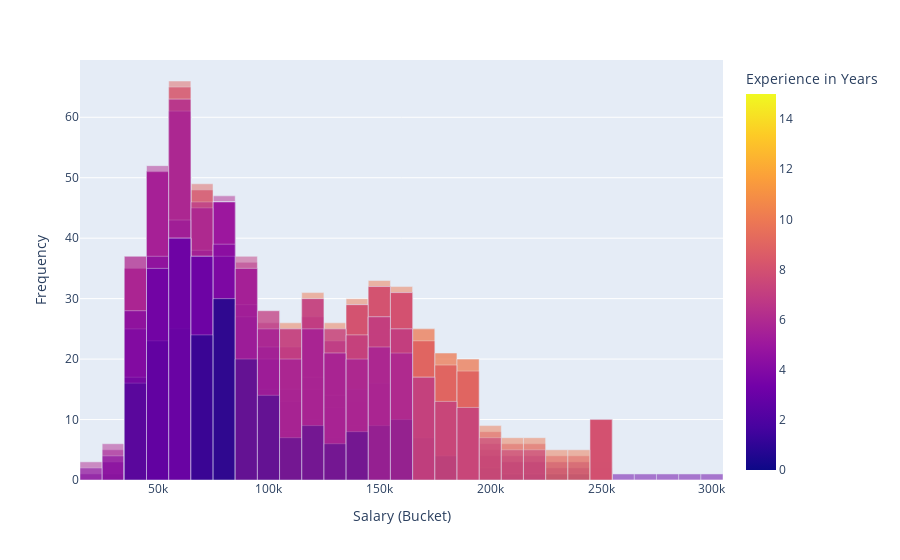

Notebook cell for this chart:
### Code cell
df_to_display = salary_df[salary_df["Experience Level"] == "Mid-Senior level"]

# df_to_display.groupby(["Salary (Bucket)", "Experience in Years"]).count()
df_to_display = df_to_display[["Salary (Bucket)", "Experience in Years"]]
# df_to_display.groupby(["Salary (Bucket)", "Experience in Years"]).count().reset_index()
# df_to_display = df_to_display.groupby(["Salary (Bucket)", "Experience in Years"]).count().reset_index()
df_to_display = df_to_display.reset_index()
df_to_display['Frequency'] = [list(df_to_display[(df_to_display["Salary (Bucket)"] == df_to_display.iloc[i]["Salary (Bucket)"]) 
                                    & (df_to_display["Experience in Years"] <= df_to_display.iloc[i]["Experience in Years"])].count())[0] for i in df_to_display.index]
# df_to_display[df_to_display['Salary (Bucket)'] == 60000]
# dfg=dfg.rename(columns={"User": "Users"})

# plot structure
fig = go.Figure()
fig = px.bar(df_to_display,
             x='Salary (Bucket)',
             y='Frequency',
            #  title='Test',
             color='Experience in Years',
             barmode='overlay',
             opacity = 0.5)

print(get_greyscale_bar_color(df_to_display))
# fig.data[0]['marker']['color'] = get_greyscale_bar_color(df_to_display)
print(fig.data[0]['marker']['color'])
print(fig.layout['coloraxis']['colorscale'])
print(fig)
# fig.add_traces(list(px.bar(df_to_display,
#              x='Salary (Bucket)',
#              y='Frequency',
#             #  title='Test',
#              color='Experience in Years',
#              barmode='overlay',
#              opacity = 0.5,
#              color_continuous_scale = "greys").select_traces()))

# print(fig.data[0]['showlegend'])
fig.update_traces(width = 10000, showlegend = False)

# # plot
fig.show()

### Figure 1 — Plotly figure (JSON) as saved in the notebook; plotly's stock layout.template omitted (floating-point values rounded to 4 significant figures; data arrays with more than 128 entries replaced by an {"elided": "..."} marker saying what was removed)
{"data": [{"alignmentgroup": "True", "hovertemplate": "Salary (Bucket)=%{x}<br>Frequency=%{y}<br>Experience in Years=%{marker.color}<extra></extra>", "legendgroup": "", "marker": {"color": {"elided": "1151 int values"}, "coloraxis": "coloraxis", "opacity": 0.5, "pattern": {"shape": ""}}, "name": "", "offsetgroup": "", "orientation": "v", "showlegend": false, "textposition": "auto", "type": "bar", "width": 10000, "x": {"elided": "1151 int values"}, "xaxis": "x", "y": {"elided": "1151 int values"}, "yaxis": "y"}], "layout": {"barmode": "overlay", "coloraxis": {"colorbar": {"title": {"text": "Experience in Years"}}, "colorscale": [[0, "#0d0887"], [0.1111, "#46039f"], [0.2222, "#7201a8"], [0.3333, "#9c179e"], [0.4444, "#bd3786"], [0.5556, "#d8576b"], [0.6667, "#ed7953"], [0.7778, "#fb9f3a"], [0.8889, "#fdca26"], [1, "#f0f921"]]}, "legend": {"tracegroupgap": 0}, "margin": {"t": 60}, "xaxis": {"anchor": "y", "domain": [0, 1], "title": {"text": "Salary (Bucket)"}}, "yaxis": {"anchor": "x", "domain": [0, 1], "title": {"text": "Frequency"}}}}
